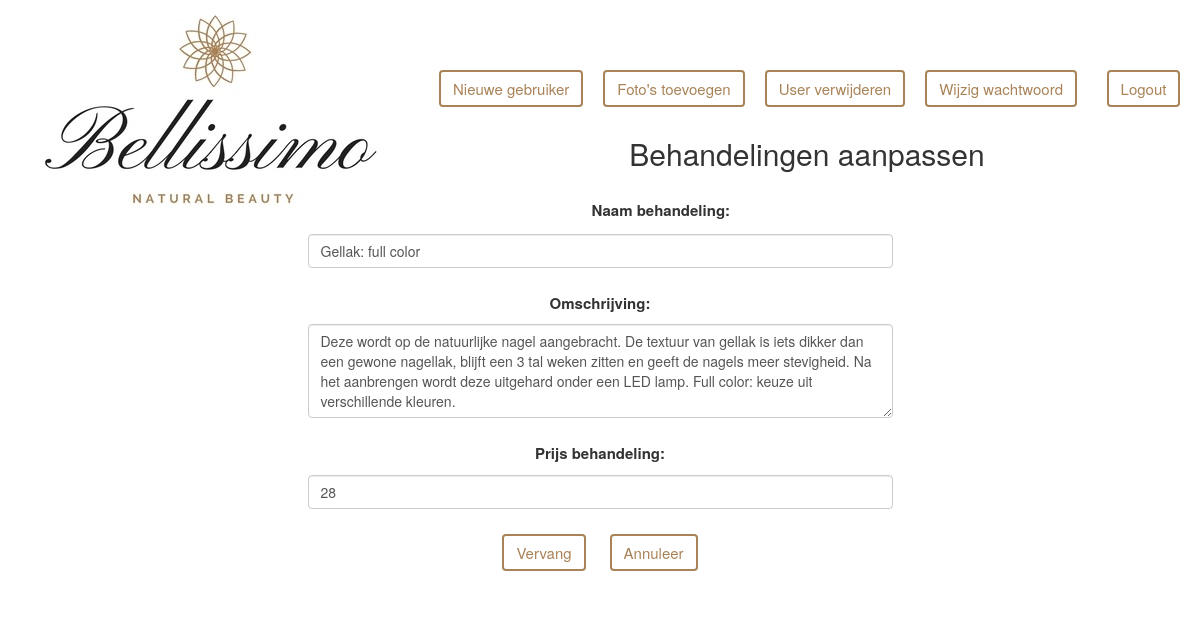
Screenshot of /admin/addTreatment.php?action=replace&id=2 (signed in) with the database file from the repository.
### tables this page shows
CREATE TABLE `treatments` (
  `id` int(5) NOT NULL,
  `naam` varchar(100) NOT NULL,
  `prijs` float NOT NULL,
  `omschrijving` text NOT NULL
);

### DataBase.php (called while the page is built, shortened)
<?php
class Database
{
    private $host = "127.0.0.1";
    private $user = "root";
    private $pass = "";
    private $dbname = "bellissimo";
    private $dbh;
    private $stmt;
    public function __construct()
    {
        $dsn = 'mysql:host=' . $this->host . ';dbname=' . $this->dbname;
        $options = array(
            PDO::ATTR_PERSISTENT => false,
            PDO::ATTR_ERRMODE => PDO::ERRMODE_EXCEPTION,
            PDO::MYSQL_ATTR_INIT_COMMAND => "SET NAMES utf8"
        );
        try {
            $this->dbh = new PDO($dsn, $this->user, $this->pass, $options);
        }
        catch (PDOException $e) {
            $this->error = $e->getMessage();
        }
    }
    public function prepare($query)
    {
        $this->stmt = $this->dbh->prepare($query);
    }
    public function execute()
    {
        return $this->stmt->execute();
    }
    public function bind($array)
    {
        foreach ($array as $row) {
            if (!isset($row[2])) {
                switch (true) {
                    default:
                        $row[2] = PDO::PARAM_STR;
                }
            }
            $this->stmt->bindValue($row[0], $row[1], $row[2]);
        }
    }
    public function executeWithParam($sql, $arr)
    {
        $this->prepare($sql);
        $this->bind($arr);
        $result = $this->execute();
        return $result;
    }
    public function single()
    {
        return $this->stmt->fetch(PDO::FETCH_ASSOC);
    }
}

### admin/TreatmentList.php (called while the page is built, shortened)
<?php
if (strpos($_SERVER['REQUEST_URI'],'loggedIn') > 1
    || strpos($_SERVER['REQUEST_URI'],'addTreatment') > 1 ) {
    require_once('../DataBase.php');
} else {
    require_once('DataBase.php');
}
class TreatmentList{
    public function getTreatmentById($id){
        $db = new Database();
        $sql = "select * from treatments where id = :id";
        $db->executeWithParam ($sql, array(array(':id', $id)));
        $result = $db->single();
        return $result;
    }
}

### admin/addTreatment.php (the view, shortened to what this page needs)
<?php
require_once('TreatmentList.php');
$errors = [];
$treatL = new TreatmentList();
?>
<!DOCTYPE html>
<html lang="en">
<head>
    <link rel="stylesheet" href="https://maxcdn.bootstrapcdn.com/bootstrap/3.3.7/css/bootstrap.min.css">
    <link rel="stylesheet" href="css/admin_style.css">
</head>
<body>
   <?php require_once('include/menu.php');?>
    <div class="container">
        <div class="row">
            <div class="col-4 text-center">
               <?php
                if ($_GET['action'] == 'add') {
            ?><h2 class="text-center">Behandelingen toevoegen</h2>
                <form action="addTreatment.php?action=add" method="post">
                    <div class="form-group">
                        <label for="naamBehandeling">Naam behandeling:</label>
                        <input type="text" class="form-control" id="naamBehandeling"
                               placeholder="Naam" name="naam">
                    </div>
                    <div class="form-group">
                        <label for="omschrijving">Omschrijving: </label>
                        <textarea class="form-control" rows="4" id="omschrijving"  placeholder="Omschrijving"
                               name="omschrijving"></textarea>
                    </div>
                    <div class="form-group">
                        <label for="prijsBehandeling">Prijs behandeling: </label>
                        <input type="float" class="form-control" id="prijsBehandeling"
                               placeholder="Prijs"
                               name="prijs">
                    </div>
<!--
                      <div class="form-group">
                        <label for="duurtijdBehandeling">Duur behandeling minuten: </label>
                        <input type="range" max="180" step="5" class="form-control" id="duurtijdBehandeling"
                               name="duurtijd" list="tickmark" onchange="sliderChange(this.value)" value="60">
                         <span id='sliderStatus'>60 minuten</span>
                    </div>
-->
                    <button type="submit" class="btn btn-primary" name="add">Voeg toe</button>
                    <a href="loggedIn.php" class="btn btn-primary">Annuleer</a>
                    <p><?php echo implode("<br><br>", $errors);?></p>
                </form>
                <?php } else if ($_GET['action'] == "replace") {
                $treatment = $treatL->getTreatmentByID($_GET["id"]);
                ?>
                <h2 class="text-center">Behandelingen aanpassen</h2>
                             <form action="addTreatment.php" method="post">
                    <div class="form-group">
                        <label for="naamBehandeling">Naam behandeling:</label>
                        <input type="text" class="form-control" id="naamBehandeling" value="<?=$treatment['naam'];?>" name="naam">
                    </div>
                    <div class="form-group">
                        <label for="omschrijving">Omschrijving: </label>
                        <textarea class="form-control" rows="4" id="omschrijving" name="omschrijving"
                        ><?=$treatment['omschrijving'];?></textarea>
                    </div>
                    <div class="form-group">
                        <label for="prijsBehandeling">Prijs behandeling: </label>
                        <input type="float" class="form-control" id="prijsBehandeling"
                               value="<?=$treatment['prijs'];?>"
                               name="prijs">
                    </div>
                    <button type="submit" class="btn btn-primary" name="replace">Vervang</button>
                    <a href="loggedIn.php" class="btn btn-primary">Annuleer</a>
                   </form>
              <?php }?>
            </div>
        </div>
    </div>
</body>
</html>

### admin/css/admin_style.css (style rules this page uses)
*, *::after, *::before { margin: 0; padding: 0; box-sizing: inherit; }
a, a:hover { color: #f5f5f5; border-bottom: 1px solid #f5f5f5; text-decoration: none; }
html { font-size: 62.5%; }
body { box-sizing: border-box; width:100%; margin: auto; }
.btn { border: 2px solid #a98357; background-color: transparent; color: #a98357; }
form { width:50%; margin: 2rem auto; }
form div { margin-top: 0.5rem; }
.btn, label { font-size: 1.5rem; margin: 1rem; }

### rows the page displays
treatments: naam "Gellak: full color", omschrijving "Deze wordt op de natuurlijke nagel aangebracht. De textuur van gellak is iets dikker dan een gewone nagellak, blijft een 3 tal weken zitten en geeft de nagels meer stevigheid. Na het aanbrengen wordt deze uitgehard onder een LED lamp. Full color: keuze uit verschillende kleuren.", prijs "28"
